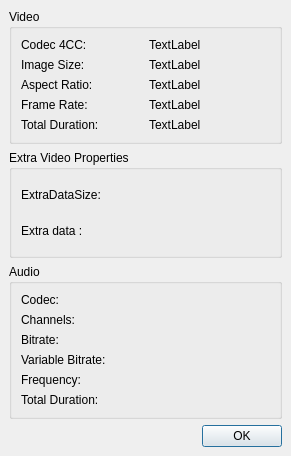
<?xml version="1.0" encoding="UTF-8"?>
<ui version="4.0">
 <class>propsDialog</class>
 <widget class="QDialog" name="propsDialog">
  <property name="geometry">
   <rect>
    <x>0</x>
    <y>0</y>
    <width>291</width>
    <height>456</height>
   </rect>
  </property>
  <property name="windowTitle">
   <string>Properties</string>
  </property>
  <layout class="QVBoxLayout">
   <property name="spacing">
    <number>6</number>
   </property>
   <property name="margin">
    <number>9</number>
   </property>
   <item>
    <widget class="QGroupBox" name="groupBox">
     <property name="title">
      <string>Video</string>
     </property>
     <property name="flat">
      <bool>false</bool>
     </property>
     <layout class="QGridLayout">
      <property name="margin">
       <number>9</number>
      </property>
      <property name="spacing">
       <number>6</number>
      </property>
      <item row="3" column="1">
       <widget class="QLabel" name="labelFrameRate">
        <property name="text">
         <string>TextLabel</string>
        </property>
       </widget>
      </item>
      <item row="3" column="0">
       <widget class="QLabel" name="label_2">
        <property name="text">
         <string>Frame Rate:</string>
        </property>
       </widget>
      </item>
      <item row="4" column="1">
       <widget class="QLabel" name="labelVideoDuration">
        <property name="text">
         <string>TextLabel</string>
        </property>
       </widget>
      </item>
      <item row="4" column="0">
       <widget class="QLabel" name="label_5">
        <property name="text">
         <string>Total Duration:</string>
        </property>
       </widget>
      </item>
      <item row="2" column="1">
       <widget class="QLabel" name="LabelAspectRatio">
        <property name="text">
         <string>TextLabel</string>
        </property>
       </widget>
      </item>
      <item row="2" column="0">
       <widget class="QLabel" name="label_6">
        <property name="text">
         <string>Aspect Ratio:</string>
        </property>
       </widget>
      </item>
      <item row="1" column="1">
       <widget class="QLabel" name="labeImageSize">
        <property name="text">
         <string>TextLabel</string>
        </property>
       </widget>
      </item>
      <item row="1" column="0">
       <widget class="QLabel" name="label">
        <property name="text">
         <string>Image Size:</string>
        </property>
       </widget>
      </item>
      <item row="0" column="1">
       <widget class="QLabel" name="label4CC">
        <property name="text">
         <string>TextLabel</string>
        </property>
       </widget>
      </item>
      <item row="0" column="0">
       <widget class="QLabel" name="label_4">
        <property name="text">
         <string>Codec 4CC:</string>
        </property>
       </widget>
      </item>
     </layout>
    </widget>
   </item>
   <item>
    <widget class="QGroupBox" name="groupBox_2">
     <property name="title">
      <string>Extra Video Properties</string>
     </property>
     <layout class="QGridLayout">
      <property name="margin">
       <number>9</number>
      </property>
      <property name="spacing">
       <number>6</number>
      </property>
      <item row="0" column="1">
       <widget class="QLabel" name="LabelExtraDataSize">
        <property name="text">
         <string> </string>
        </property>
       </widget>
      </item>
      <item row="0" column="0">
       <widget class="QLabel" name="label_9">
        <property name="text">
         <string>ExtraDataSize:</string>
        </property>
       </widget>
      </item>
      <item row="1" column="1">
       <widget class="QLabel" name="LabelExtraData">
        <property name="text">
         <string> </string>
        </property>
       </widget>
      </item>
      <item row="1" column="0">
       <widget class="QLabel" name="label_8">
        <property name="text">
         <string>Extra data :</string>
        </property>
       </widget>
      </item>
     </layout>
    </widget>
   </item>
   <item>
    <widget class="QGroupBox" name="groupBoxAudio">
     <property name="title">
      <string>Audio</string>
     </property>
     <property name="flat">
      <bool>false</bool>
     </property>
     <layout class="QGridLayout">
      <property name="margin">
       <number>9</number>
      </property>
      <property name="spacing">
       <number>6</number>
      </property>
      <item row="5" column="1">
       <widget class="QLabel" name="labelAudioDuration">
        <property name="text">
         <string/>
        </property>
       </widget>
      </item>
      <item row="5" column="0">
       <widget class="QLabel" name="label_13">
        <property name="text">
         <string>Total Duration:</string>
        </property>
       </widget>
      </item>
      <item row="4" column="0">
       <widget class="QLabel" name="label_11">
        <property name="text">
         <string>Frequency:</string>
        </property>
       </widget>
      </item>
      <item row="4" column="1">
       <widget class="QLabel" name="labelFrequency">
        <property name="text">
         <string/>
        </property>
       </widget>
      </item>
      <item row="3" column="0">
       <widget class="QLabel" name="label_14">
        <property name="text">
         <string>Variable Bitrate:</string>
        </property>
       </widget>
      </item>
      <item row="3" column="1">
       <widget class="QLabel" name="labelVBR">
        <property name="text">
         <string/>
        </property>
       </widget>
      </item>
      <item row="2" column="1">
       <widget class="QLabel" name="labelBitrate">
        <property name="text">
         <string/>
        </property>
       </widget>
      </item>
      <item row="2" column="0">
       <widget class="QLabel" name="label_15">
        <property name="text">
         <string>Bitrate:</string>
        </property>
       </widget>
      </item>
      <item row="1" column="1">
       <widget class="QLabel" name="labelChannels">
        <property name="text">
         <string/>
        </property>
       </widget>
      </item>
      <item row="1" column="0">
       <widget class="QLabel" name="label_10">
        <property name="text">
         <string>Channels:</string>
        </property>
       </widget>
      </item>
      <item row="0" column="1">
       <widget class="QLabel" name="labelACodec">
        <property name="text">
         <string/>
        </property>
       </widget>
      </item>
      <item row="0" column="0">
       <widget class="QLabel" name="label_12">
        <property name="text">
         <string>Codec:</string>
        </property>
       </widget>
      </item>
     </layout>
    </widget>
   </item>
   <item>
    <widget class="QPushButton" name="pushButton">
     <property name="sizePolicy">
      <sizepolicy hsizetype="Fixed" vsizetype="Fixed">
       <horstretch>0</horstretch>
       <verstretch>0</verstretch>
      </sizepolicy>
     </property>
     <property name="layoutDirection">
      <enum>Qt::RightToLeft</enum>
     </property>
     <property name="text">
      <string>OK</string>
     </property>
     <property name="default">
      <bool>true</bool>
     </property>
    </widget>
   </item>
  </layout>
 </widget>
 <resources/>
 <connections>
  <connection>
   <sender>pushButton</sender>
   <signal>clicked()</signal>
   <receiver>propsDialog</receiver>
   <slot>accept()</slot>
   <hints>
    <hint type="sourcelabel">
     <x>284</x>
     <y>424</y>
    </hint>
    <hint type="destinationlabel">
     <x>167</x>
     <y>252</y>
    </hint>
   </hints>
  </connection>
 </connections>
</ui>
